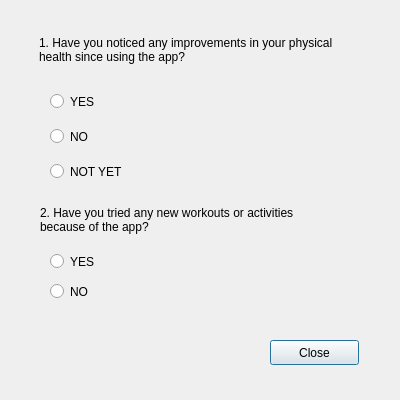
<?xml version="1.0" encoding="UTF-8"?>
<ui version="4.0">
 <class>screen6</class>
 <widget class="QDialog" name="screen6">
  <property name="geometry">
   <rect>
    <x>0</x>
    <y>0</y>
    <width>400</width>
    <height>400</height>
   </rect>
  </property>
  <property name="windowTitle">
   <string>Feedback</string>
  </property>
  <widget class="QLabel" name="label">
   <property name="geometry">
    <rect>
     <x>39</x>
     <y>20</y>
     <width>300</width>
     <height>60</height>
    </rect>
   </property>
   <property name="text">
    <string>&lt;html&gt;&lt;head/&gt;&lt;body&gt;&lt;p&gt;1. Have you noticed any improvements in your physical health since using the app?&lt;/p&gt;&lt;/body&gt;&lt;/html&gt;</string>
   </property>
   <property name="wordWrap">
    <bool>true</bool>
   </property>
  </widget>
  <widget class="QRadioButton" name="q1opt1">
   <property name="geometry">
    <rect>
     <x>50</x>
     <y>90</y>
     <width>112</width>
     <height>23</height>
    </rect>
   </property>
   <property name="text">
    <string>YES</string>
   </property>
  </widget>
  <widget class="QRadioButton" name="q1opt2">
   <property name="geometry">
    <rect>
     <x>50</x>
     <y>125</y>
     <width>112</width>
     <height>23</height>
    </rect>
   </property>
   <property name="text">
    <string>NO</string>
   </property>
  </widget>
  <widget class="QRadioButton" name="q1opt3">
   <property name="geometry">
    <rect>
     <x>50</x>
     <y>160</y>
     <width>112</width>
     <height>23</height>
    </rect>
   </property>
   <property name="text">
    <string>NOT YET</string>
   </property>
  </widget>
  <widget class="QLabel" name="label_2">
   <property name="geometry">
    <rect>
     <x>40</x>
     <y>190</y>
     <width>300</width>
     <height>60</height>
    </rect>
   </property>
   <property name="text">
    <string>&lt;html&gt;&lt;head/&gt;&lt;body&gt;&lt;p&gt;2. Have you tried any new workouts or activities because of the app?&lt;/p&gt;&lt;/body&gt;&lt;/html&gt;</string>
   </property>
   <property name="wordWrap">
    <bool>true</bool>
   </property>
  </widget>
  <widget class="QRadioButton" name="q2opt1">
   <property name="geometry">
    <rect>
     <x>50</x>
     <y>250</y>
     <width>112</width>
     <height>23</height>
    </rect>
   </property>
   <property name="text">
    <string>YES</string>
   </property>
  </widget>
  <widget class="QRadioButton" name="q2opt2">
   <property name="geometry">
    <rect>
     <x>50</x>
     <y>280</y>
     <width>112</width>
     <height>23</height>
    </rect>
   </property>
   <property name="text">
    <string>NO</string>
   </property>
  </widget>
  <widget class="QPushButton" name="pushButton">
   <property name="geometry">
    <rect>
     <x>270</x>
     <y>340</y>
     <width>89</width>
     <height>25</height>
    </rect>
   </property>
   <property name="text">
    <string>Close</string>
   </property>
  </widget>
 </widget>
 <resources/>
 <connections/>
</ui>
